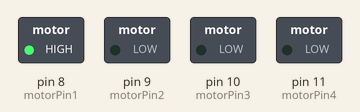
Bench run of a sketch on a simulated Arduino Uno, built with avr-gcc and run on an emulated ATmega328P. Shown: switched loads named in the sketch (green lamp = pin HIGH).

Above: at 0.2 s.
At 1.2 s:
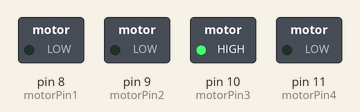
At 2.7 s:
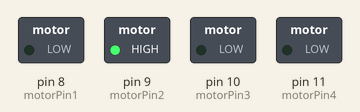
At 3.7 s:
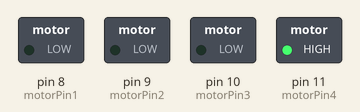
Timing chart, 0 to 4.6 s (numbered marks = the images above):
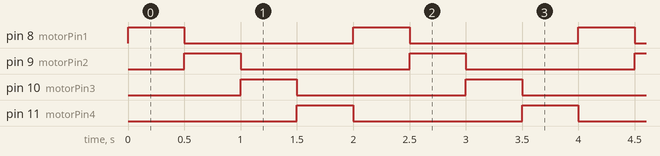

Measured:
- by itself, pin 8 (motorPin1), pin 9 (motorPin2), pin 10 (motorPin3), pin 11 (motorPin4): alternates HIGH for 0.50 s and LOW for 1.5 s
- by itself, everything shown: repeats every 2.0 s, in 4 steps

The sketch:

stepmotor.ino
```cpp
int motorPin1 = 8;
int motorPin2 = 9;
int motorPin3 = 10;
int motorPin4 = 11;
int delayTime = 500;

void setup() {
  pinMode(motorPin1, OUTPUT);
  pinMode(motorPin2, OUTPUT);
  pinMode(motorPin3, OUTPUT);
  pinMode(motorPin4, OUTPUT);
}

void loop() {
  digitalWrite(motorPin1, HIGH);
  digitalWrite(motorPin2, LOW);
  digitalWrite(motorPin3, LOW);
  digitalWrite(motorPin4, LOW);
  delay(delayTime);
  digitalWrite(motorPin1, LOW);
  digitalWrite(motorPin2, HIGH);
  digitalWrite(motorPin3, LOW);
  digitalWrite(motorPin4, LOW);
  delay(delayTime);
  digitalWrite(motorPin1, LOW);
  digitalWrite(motorPin2, LOW);
  digitalWrite(motorPin3, HIGH);
  digitalWrite(motorPin4, LOW);
  delay(delayTime);
  digitalWrite(motorPin1, LOW);
  digitalWrite(motorPin2, LOW);
  digitalWrite(motorPin3, LOW);
  digitalWrite(motorPin4, HIGH);
  delay(delayTime);
}
```
